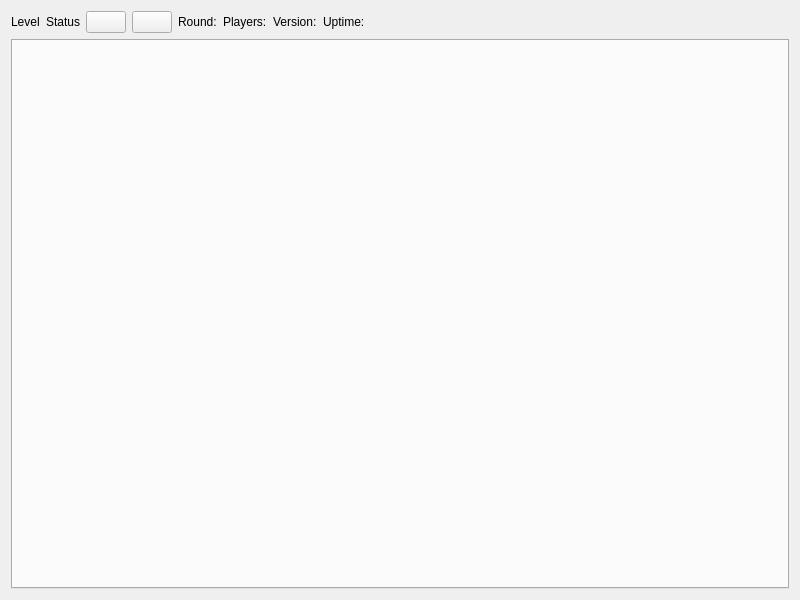
<?xml version="1.0" encoding="UTF-8"?>
<ui version="4.0">
 <class>FrostbiteMainWidget</class>
 <widget class="QWidget" name="FrostbiteMainWidget">
  <property name="geometry">
   <rect>
    <x>0</x>
    <y>0</y>
    <width>800</width>
    <height>600</height>
   </rect>
  </property>
  <property name="windowTitle">
   <string/>
  </property>
  <layout class="QGridLayout" name="gridLayout_7">
   <item row="0" column="0">
    <layout class="QHBoxLayout" name="horizontalLayout_3">
     <item>
      <widget class="QLabel" name="label_si_level">
       <property name="text">
        <string>Level</string>
       </property>
      </widget>
     </item>
     <item>
      <widget class="QLabel" name="label_si_status">
       <property name="text">
        <string>Status</string>
       </property>
      </widget>
     </item>
     <item>
      <widget class="QPushButton" name="pushButton_si_restartRound">
       <property name="toolTip">
        <string>Restart round</string>
       </property>
       <property name="text">
        <string/>
       </property>
       <property name="icon">
        <iconset resource="Frostbite.qrc">
         <normaloff>:/frostbite/icons/level-restart.png</normaloff>:/frostbite/icons/level-restart.png</iconset>
       </property>
       <property name="iconSize">
        <size>
         <width>24</width>
         <height>24</height>
        </size>
       </property>
       <property name="autoDefault">
        <bool>false</bool>
       </property>
       <property name="default">
        <bool>false</bool>
       </property>
       <property name="flat">
        <bool>false</bool>
       </property>
      </widget>
     </item>
     <item>
      <widget class="QPushButton" name="pushButton_si_runNextRound">
       <property name="focusPolicy">
        <enum>Qt::StrongFocus</enum>
       </property>
       <property name="toolTip">
        <string>Run next round</string>
       </property>
       <property name="layoutDirection">
        <enum>Qt::LeftToRight</enum>
       </property>
       <property name="autoFillBackground">
        <bool>false</bool>
       </property>
       <property name="text">
        <string/>
       </property>
       <property name="icon">
        <iconset resource="Frostbite.qrc">
         <normaloff>:/frostbite/icons/level-next.png</normaloff>:/frostbite/icons/level-next.png</iconset>
       </property>
       <property name="iconSize">
        <size>
         <width>24</width>
         <height>24</height>
        </size>
       </property>
       <property name="shortcut">
        <string/>
       </property>
       <property name="autoDefault">
        <bool>false</bool>
       </property>
       <property name="default">
        <bool>false</bool>
       </property>
       <property name="flat">
        <bool>false</bool>
       </property>
      </widget>
     </item>
     <item>
      <widget class="QLabel" name="label_si_round">
       <property name="text">
        <string>Round:</string>
       </property>
      </widget>
     </item>
     <item>
      <widget class="QLabel" name="label_si_players">
       <property name="text">
        <string>Players:</string>
       </property>
      </widget>
     </item>
     <item>
      <widget class="QLabel" name="label_si_version">
       <property name="text">
        <string>Version:</string>
       </property>
      </widget>
     </item>
     <item>
      <widget class="QLabel" name="label_si_upTime">
       <property name="text">
        <string>Uptime:</string>
       </property>
      </widget>
     </item>
     <item>
      <spacer name="horizontalSpacer_4">
       <property name="orientation">
        <enum>Qt::Horizontal</enum>
       </property>
       <property name="sizeHint" stdset="0">
        <size>
         <width>40</width>
         <height>20</height>
        </size>
       </property>
      </spacer>
     </item>
    </layout>
   </item>
   <item row="1" column="0">
    <widget class="QTabWidget" name="tabWidget">
     <property name="windowTitle">
      <string/>
     </property>
     <property name="styleSheet">
      <string notr="true"/>
     </property>
     <property name="currentIndex">
      <number>-1</number>
     </property>
     <property name="documentMode">
      <bool>false</bool>
     </property>
    </widget>
   </item>
  </layout>
 </widget>
 <resources>
  <include location="Frostbite.qrc"/>
 </resources>
 <connections/>
</ui>
